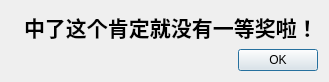
<?xml version="1.0" encoding="UTF-8"?>
<ui version="4.0">
 <class>About</class>
 <widget class="QDialog" name="About">
  <property name="geometry">
   <rect>
    <x>0</x>
    <y>0</y>
    <width>433</width>
    <height>94</height>
   </rect>
  </property>
  <property name="windowTitle">
   <string>Dialog</string>
  </property>
  <layout class="QHBoxLayout" name="horizontalLayout">
   <property name="sizeConstraint">
    <enum>QLayout::SetFixedSize</enum>
   </property>
   <item>
    <layout class="QVBoxLayout" name="verticalLayout_2">
     <item>
      <widget class="QLabel" name="label_2">
       <property name="sizePolicy">
        <sizepolicy hsizetype="Expanding" vsizetype="Expanding">
         <horstretch>0</horstretch>
         <verstretch>0</verstretch>
        </sizepolicy>
       </property>
       <property name="text">
        <string/>
       </property>
       <property name="pixmap">
        <pixmap resource="resource.qrc">:/resource/orz.jpg</pixmap>
       </property>
      </widget>
     </item>
    </layout>
   </item>
   <item>
    <layout class="QVBoxLayout" name="verticalLayout">
     <item>
      <widget class="QLabel" name="label">
       <property name="font">
        <font>
         <family>SimHei</family>
         <pointsize>16</pointsize>
         <weight>75</weight>
         <bold>true</bold>
        </font>
       </property>
       <property name="text">
        <string>中了这个肯定就没有一等奖啦！</string>
       </property>
      </widget>
     </item>
     <item>
      <widget class="QDialogButtonBox" name="buttonBox">
       <property name="orientation">
        <enum>Qt::Horizontal</enum>
       </property>
       <property name="standardButtons">
        <set>QDialogButtonBox::Ok</set>
       </property>
      </widget>
     </item>
    </layout>
   </item>
  </layout>
 </widget>
 <resources>
  <include location="resource.qrc"/>
 </resources>
 <connections>
  <connection>
   <sender>buttonBox</sender>
   <signal>accepted()</signal>
   <receiver>About</receiver>
   <slot>accept()</slot>
   <hints>
    <hint type="sourcelabel">
     <x>248</x>
     <y>254</y>
    </hint>
    <hint type="destinationlabel">
     <x>157</x>
     <y>274</y>
    </hint>
   </hints>
  </connection>
  <connection>
   <sender>buttonBox</sender>
   <signal>rejected()</signal>
   <receiver>About</receiver>
   <slot>reject()</slot>
   <hints>
    <hint type="sourcelabel">
     <x>316</x>
     <y>260</y>
    </hint>
    <hint type="destinationlabel">
     <x>286</x>
     <y>274</y>
    </hint>
   </hints>
  </connection>
 </connections>
</ui>
